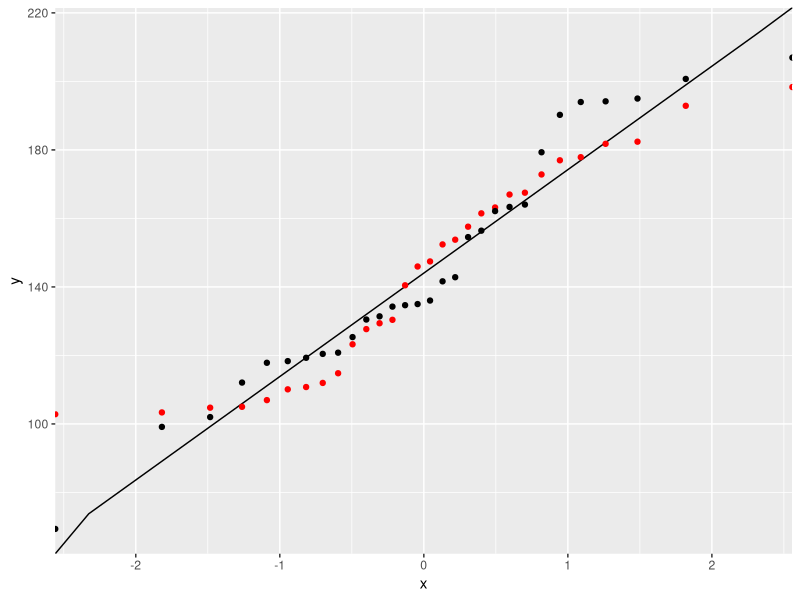

R code for this plot:
# I am going to create a qq plot

# what the hell was i even trying
# Here adding another line
# This is so that we can have two commits ahead
# Edited for merging

# First lets get the variable in one uniform and one normal
 var1 <- runif(30,100,200)
 var2 <- rnorm(30,mean = mean(var1),sd = sd(var1))
# Now I will create nearly 100 quantiles and there z value for norm
 z_values <- qnorm(seq(0,1,1/100))
# for these values i need to find the real values
 real_values <- mean(var1) + z_values*sd(var1)
 library(ggplot2)
 var1_order <- var1[order(var1)]
var2_order <- var2[order(var2)] 
quantiles_values <- seq(0,1,1/29)
z_quantile <- qnorm(quantiles_values)
df1 <- data.frame(x = z_values, y =  real_values)
df2 <- data.frame(Quantiles = quantiles_values, Variable1 = var1_order,
                  Variable2 = var2_order, z = z_quantile)
p <- ggplot(df1,aes(x,y)) + geom_line()
p1 <- p + geom_point(data=df2,aes(z,Variable1),color="red")
p1 + geom_point(data=df2,aes(z,Variable2))
